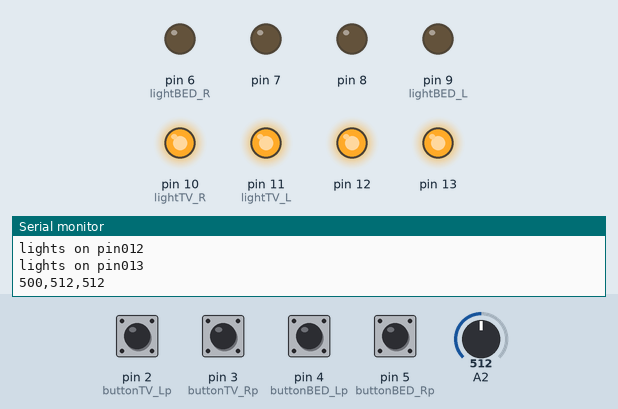
Simulated run of this sketch. Board: Arduino Mega 2560, built with avr-gcc and run on an emulated ATmega2560. Shown: output pins drawn as LEDs (lit = HIGH), the last lines printed to the serial monitor. Inputs (shaded band) come from the test bench; at power-on: pin 2 (buttonTV_Lp), pin 3 (buttonTV_Rp), pin 4 (buttonBED_Lp), pin 5 (buttonBED_Rp) HIGH, A2 = 512.

Above: at 1.2 s.
1.3 s: pin 2 (buttonTV_Lp) pulled LOW for 0.15 s
At 2.5 s:
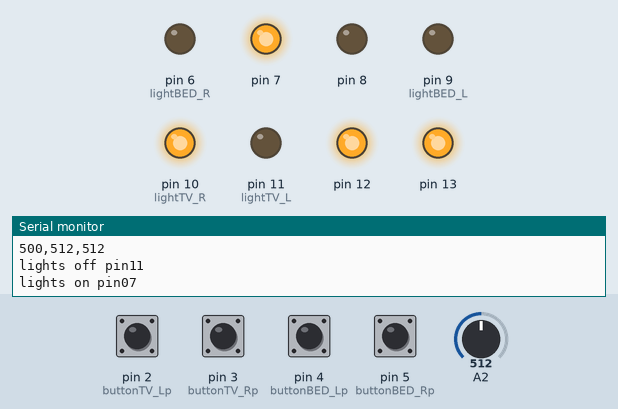
2.9 s: A2 set to 490
At 4.1 s:
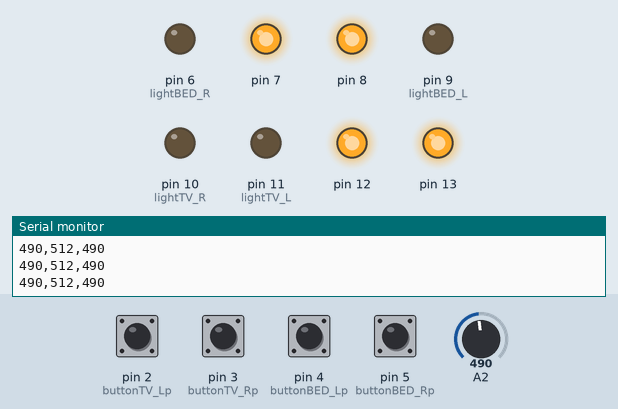
4.4 s: pin 3 (buttonTV_Rp) pulled LOW for 0.15 s
At 4.9 s:
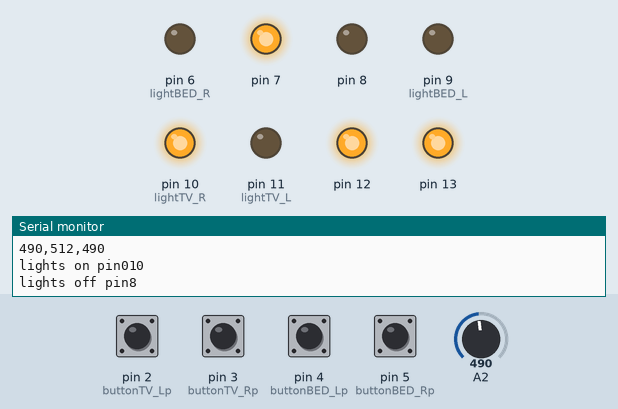
6.1 s: pin 4 (buttonBED_Lp) pulled LOW for 0.15 s
At 7.5 s:
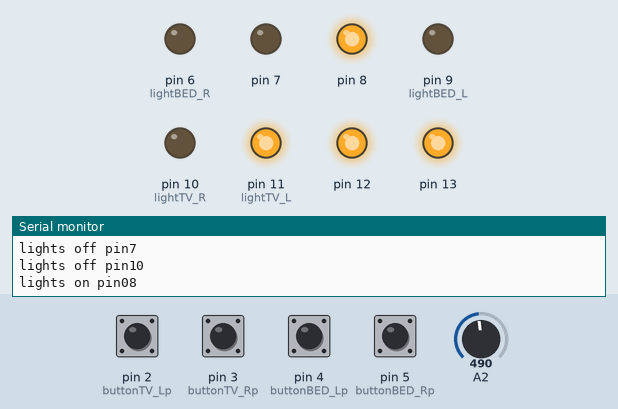
7.8 s: pin 5 (buttonBED_Rp) pulled LOW for 0.15 s
At 8.8 s:
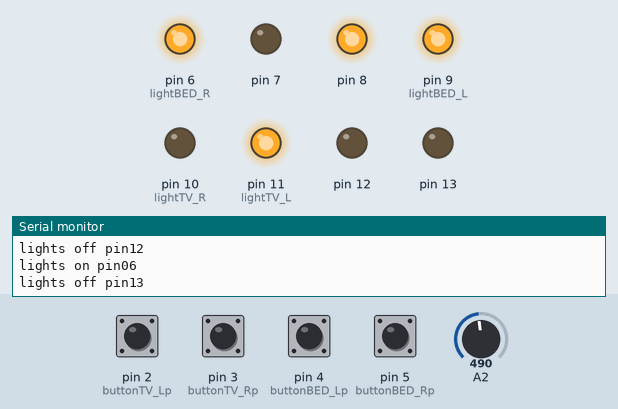
9.5 s: A2 set to 491
At 9.9 s:
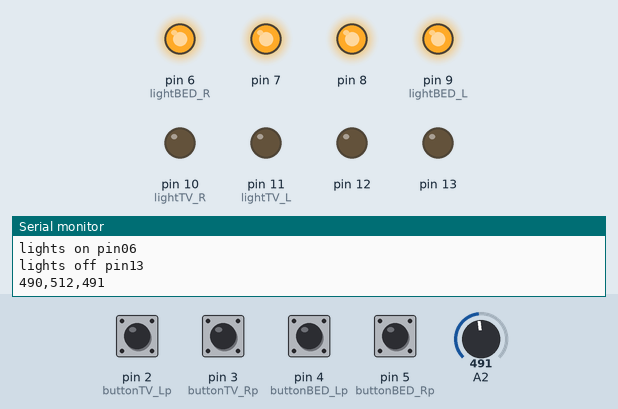
Timing chart, 0 to 12.0 s (numbered marks = the images above; inputs shaded):
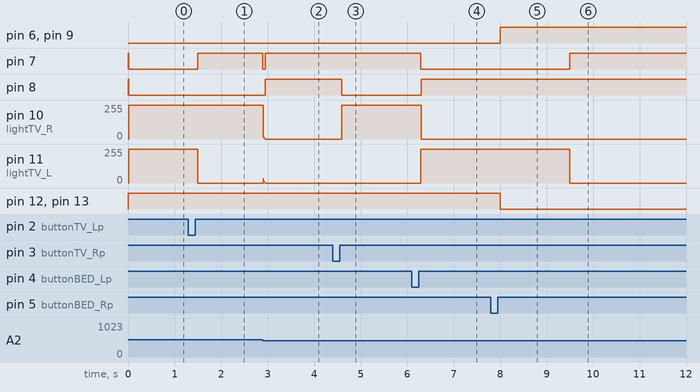

The sketch:

MainUnit.ino
```cpp
#include "OneButton.h"


// LED-nauhat:

    const byte lightTV_L = 11;
    const byte lightTV_R = 10;
    const byte lightBED_L = 9;
    const byte lightBED_R = 6;

    const byte lightSTAIRS = 21;

// Painonappien indikaattorivalot:

    const byte indicTV_L = 7;
    const byte indicTV_R = 8;
    const byte indicBED_L = 12;
    const byte indicBED_R = 13;
    byte lightIndicators[52];


// Painonapit:

    const byte buttonTV_Lp = 2;
    const byte buttonTV_Rp = 3;
    const byte buttonBED_Lp = 4;
    const byte buttonBED_Rp = 5;
    bool pinStates[52];
    byte lightDimState[52];

    const byte dimmerTV=A2;
    const byte dimmerBED=A1;

OneButton buttonTV_L(buttonTV_Lp, true);
OneButton buttonTV_R(buttonTV_Rp, true);
OneButton buttonBED_L(buttonBED_Lp, true);
OneButton buttonBED_R(buttonBED_Rp, true);


unsigned long BED_R_timer;
boolean BED_R_pressed;
byte longPressTime=200; // +300 ms kuten .setPressTicks

int logScale[256] = {0,  0,  0,  0,  0,  0,  0,  0,  0,  0,  0,  0,  0,  0,  0,  0,
    0,  0,  0,  0,  0,  0,  0,  0,  0,  0,  0,  0,  1,  1,  1,  1,
    1,  1,  1,  1,  1,  1,  1,  1,  1,  2,  2,  2,  2,  2,  2,  2,
    2,  3,  3,  3,  3,  3,  3,  3,  4,  4,  4,  4,  4,  5,  5,  5,
    5,  6,  6,  6,  6,  7,  7,  7,  7,  8,  8,  8,  9,  9,  9, 10,
   10, 10, 11, 11, 11, 12, 12, 13, 13, 13, 14, 14, 15, 15, 16, 16,
   17, 17, 18, 18, 19, 19, 20, 20, 21, 21, 22, 22, 23, 24, 24, 25,
   25, 26, 27, 27, 28, 29, 29, 30, 31, 32, 32, 33, 34, 35, 35, 36,
   37, 38, 39, 39, 40, 41, 42, 43, 44, 45, 46, 47, 48, 49, 50, 50,
   51, 52, 54, 55, 56, 57, 58, 59, 60, 61, 62, 63, 64, 66, 67, 68,
   69, 70, 72, 73, 74, 75, 77, 78, 79, 81, 82, 83, 85, 86, 87, 89,
   90, 92, 93, 95, 96, 98, 99,101,102,104,105,107,109,110,112,114,
  115,117,119,120,122,124,126,127,129,131,133,135,137,138,140,142,
  144,146,148,150,152,154,156,158,160,162,164,167,169,171,173,175,
  177,180,182,184,186,189,191,193,196,198,200,203,205,208,210,213,
  215,218,220,223,225,228,231,233,236,239,241,244,247,249,252,255};

void lights(byte pin,int level = 256) {
  if(level != 256) {
    /*Serial.print("lights level ");
    Serial.print(level);
    Serial.print(" on pin ");
    Serial.println(pin);*/
    analogWrite(pin,level);
    if(level==0){
      pinStates[pin]=0;
      if(lightIndicators[pin]) {
        lights(lightIndicators[pin],255);
      }
    }
    else {
      pinStates[pin]=1;
      if(lightIndicators[pin]) {
        lights(lightIndicators[pin],0);
      }
    }
  }
  else {
   if(pinStates[pin]) {
    Serial.print("lights off pin");
    Serial.println(pin);
    analogWrite(pin,0);
    pinStates[pin]=0;
   }
   else {
    Serial.print("lights on pin");
    Serial.print(lightDimState[pin]);
    Serial.println(pin);
    if(logScale[lightDimState[pin]]) {
      analogWrite(pin,logScale[lightDimState[pin]]);
    }
    else {
      analogWrite(pin,255);
    }
    pinStates[pin]=1;
   }
   if(lightIndicators[pin]) {
    lights(lightIndicators[pin]);
   }
  }
}
void setup() {
  // put your setup code here, to run once:
  Serial.begin(9600);

  lightIndicators[lightTV_L] = indicTV_L;
  lightIndicators[lightTV_R] = indicTV_R;
  lightIndicators[lightBED_L] = indicBED_L;
  lightIndicators[lightBED_R] = indicBED_R;

  // buttons are initialized in the library

  pinMode(lightTV_L,OUTPUT);
  pinMode(lightTV_R,OUTPUT);
  pinMode(lightBED_L,OUTPUT);
  pinMode(lightBED_R,OUTPUT);


  lights(indicTV_L);
  lights(indicTV_R);
  lights(indicBED_L);
  lights(indicBED_R);

  buttonTV_L.attachClick(TV_L_click);
  buttonTV_R.attachClick(TV_R_click);
  buttonBED_L.attachClick(BED_L_click);
  buttonBED_R.attachClick(BED_R_click);
  buttonBED_R.attachLongPressStop(BED_R_pressStart);
  buttonBED_R.attachDuringLongPress(BED_R_pressing);
  buttonBED_R.setPressTicks(300);

}
void TV_L_click() {
  lights(lightTV_L);
}
void TV_R_click() {
  lights(lightTV_R);
}
void BED_L_click() {
  lights(lightTV_L);
  lights(lightTV_R);
}
void BED_R_click() {
  lights(lightBED_L);
  lights(lightBED_R);
}
void BED_R_pressStart() {
  BED_R_timer = millis();
  BED_R_pressed=false;
}
void BED_R_pressing() {
  if(!BED_R_pressed) {
    if(millis()-BED_R_timer >= longPressTime) {
      lights(lightBED_L);
      BED_R_pressed=true;
    }
  }
}

void loop() {
  // put your main code here, to run repeatedly:
  buttonTV_L.tick();
  buttonTV_R.tick();
  buttonBED_L.tick();
  buttonBED_R.tick();
  runDimmer(dimmerTV,1,lightTV_R,lightTV_L);
  //runDimmer(dimmerBED,1,lightBED_R,lightBED_L);
}

void runDimmer(byte dimmer, byte raI, byte light1, byte light2){
  int reading = analogRead(dimmer);
  static int maxValue, minValue =500;


  if(reading > maxValue) {
    maxValue = reading;
  }
  if(reading > 50 && minValue-reading<20 && reading < minValue) {
    minValue = reading;
  }

  byte val = map( runningAverage(constrain(reading,minValue,maxValue),raI), minValue, maxValue, 0, 255);
   if(abs(lightDimState[light1]-val) > 2) {
      Serial.print(minValue);
      Serial.print(",");
      Serial.print(maxValue);
      Serial.print(",");
      Serial.println(reading);
      dim(light1,val);
      dim(light2,val);
   }
}
void dim(byte pin, byte level) {
    lights(pin,logScale[level]);
  lightDimState[pin] = level;
}
```

functions.ino
```cpp
long int timeLoop (long int startMillis, long int interval){ // the delay function

    while(millis() - startMillis < interval){}
    return millis() - startMillis;
}

long runningAverage(int M,int dimmer) {
  #define LM_SIZE 10
  static int LM[2][LM_SIZE];      // LastMeasurements
  static byte index[2] = {0,0};
  static long sum[2] = {0,0};
  static byte count[2] = {0,0};

  // keep sum updated to improve speed.
  sum[dimmer] -= LM[dimmer][index[dimmer]];
  LM[dimmer][index[dimmer]] = M;
  sum[dimmer] += LM[dimmer][index[dimmer]];
  index[dimmer]++;
  index[dimmer] = index[dimmer] % LM_SIZE;
  if (count[dimmer] < LM_SIZE) count[dimmer]++;

  return sum[dimmer] / count[dimmer];
}
```

Measured:
- the behaviour switches between 490 and 491 on A2 (found by bisection; images 5 and 6)
- after the input at 1.3 s, pin 7: LOW → HIGH after 0.20 s; pin 11 (lightTV_L): 255/255 → 0/255 after 0.20 s
- after the input at 2.9 s, pin 7: HIGH → LOW at once, → HIGH 0.05 s later; pin 8: LOW → HIGH after 0.05 s; pin 10 (lightTV_R): 255/255 → 0/255 at once
- after the input at 4.4 s, pin 8: HIGH → LOW after 0.20 s; pin 10 (lightTV_R): 0/255 → 255/255 after 0.20 s
- after the input at 6.1 s, pin 7: HIGH → LOW after 0.20 s; pin 8: LOW → HIGH after 0.21 s; pin 10 (lightTV_R): 255/255 → 0/255 after 0.20 s; pin 11 (lightTV_L): 0/255 → 255/255 after 0.20 s
- after the input at 7.8 s, pin 6 (lightBED_R), pin 9 (lightBED_L): LOW → HIGH after 0.20 s; pin 12: HIGH → LOW after 0.20 s; pin 13: HIGH → LOW after 0.21 s
- after the input at 9.5 s, pin 7: LOW → HIGH at once; pin 11 (lightTV_L): 255/255 → 0/255 at once
